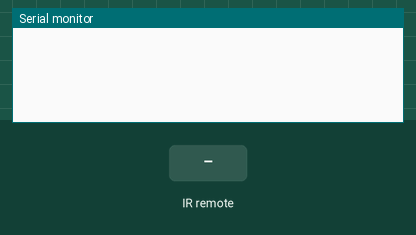
The sketch below on a simulated Arduino Uno, built with avr-gcc and run on an emulated ATmega328P. On the bench: the last lines printed to the serial monitor. The inputs (shaded band) are chosen by the test bench.

Above: at 1.2 s.
1.3 s: infrared code 0x1 received
At 2.1 s:
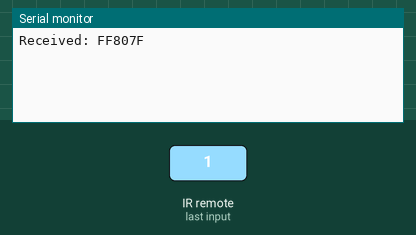
2.8 s: infrared code 0x0 received
At 3.3 s:
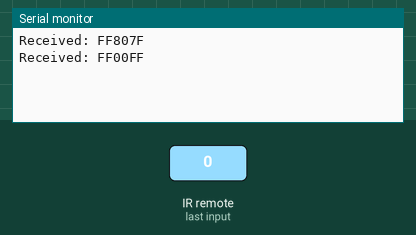

The sketch:

buoc_nhan.ino
```cpp
#include <IRremote.h>
#include <Stepper.h>

const int stepPerRevolution = 2048;
Stepper myStepper(stepPerRevolution, 8, 10, 9, 11);

const int irPin = 2;
IRrecv irrecv(irPin);
decode_results results;

void setup() {
  myStepper.setSpeed(14);
  Serial.begin(9600);
  irrecv.enableIRIn();  // Bắt đầu nhận tín hiệu IR
}

int degreeToSteps(int degree) {
  if (degree == 0) return 0;
  return stepPerRevolution / (360 / degree);
}

void loop() {
  if (irrecv.decode(&results)) {
    Serial.print("Received: ");
    Serial.println(results.value, HEX);

    if (results.value == 0x1) {
      myStepper.step(degreeToSteps(60));
    } else if (results.value == 0x0) {
      myStepper.step(-degreeToSteps(120));
    }

    irrecv.resume();  // Chuẩn bị nhận tín hiệu tiếp theo
    delay(500);
  }
}
```

Measured:
- after the input at 1.3 s, the serial monitor: prints a new line at once (image 1)
- after the input at 2.8 s, the serial monitor: prints a new line at once (image 2)
